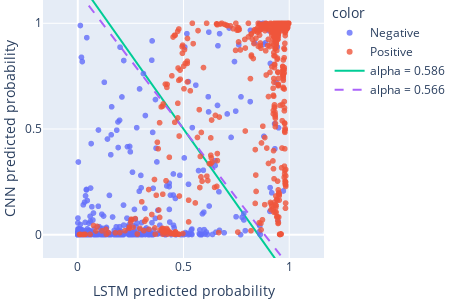

The code cell stored with this chart in its notebook:
### Code cell
fig_test.write_image(f'{output_dir}/data_test.png')
fig_test

### Figure 1 — Plotly figure (JSON) as saved in the notebook; plotly's stock layout.template omitted (floating-point values rounded to 4 significant figures; data arrays with more than 128 entries replaced by an {"elided": "..."} marker saying what was removed)
{"data": [{"customdata": {"elided": "892x4 mixed values"}, "hovertemplate": "color=Negative<br>prob0=%{x}<br>prob1=%{y}<br>prefix=%{customdata[0]}<br>arpnum=%{customdata[1]}<br>t_end=%{customdata[2]}<br>AREA=%{customdata[3]}<extra></extra>", "legendgroup": "Negative", "marker": {"color": "#636efa", "opacity": 0.8, "symbol": "circle"}, "mode": "markers", "name": "Negative", "showlegend": true, "type": "scattergl", "x": {"elided": "892 float values"}, "xaxis": "x", "y": {"elided": "892 float values"}, "yaxis": "y"}, {"customdata": {"elided": "892x4 mixed values"}, "hovertemplate": "color=Positive<br>prob0=%{x}<br>prob1=%{y}<br>prefix=%{customdata[0]}<br>arpnum=%{customdata[1]}<br>t_end=%{customdata[2]}<br>AREA=%{customdata[3]}<extra></extra>", "legendgroup": "Positive", "marker": {"color": "#EF553B", "opacity": 0.8, "symbol": "circle"}, "mode": "markers", "name": "Positive", "showlegend": true, "type": "scattergl", "x": {"elided": "892 float values"}, "xaxis": "x", "y": {"elided": "892 float values"}, "yaxis": "y"}, {"line": {"dash": "solid"}, "mode": "lines", "name": "alpha = 0.586", "type": "scatter", "x": [0, 1], "y": [1.207, -0.2073]}, {"line": {"dash": "dash"}, "mode": "lines", "name": "alpha = 0.566", "type": "scatter", "x": [0, 1], "y": [1.151, -0.1512]}], "layout": {"height": 300, "legend": {"title": {"text": "color"}, "tracegroupgap": 0}, "margin": {"b": 0, "l": 0, "r": 0, "t": 0}, "width": 450, "xaxis": {"anchor": "y", "domain": [0, 1], "range": [-0.126, 1.126], "title": {"text": "LSTM predicted probability"}, "type": "linear"}, "yaxis": {"anchor": "x", "domain": [0, 1], "dtick": 0.5, "range": [-0.1051, 1.105], "scaleanchor": "x", "tick0": 0, "tickmode": "linear", "title": {"text": "CNN predicted probability"}, "type": "linear"}}}
